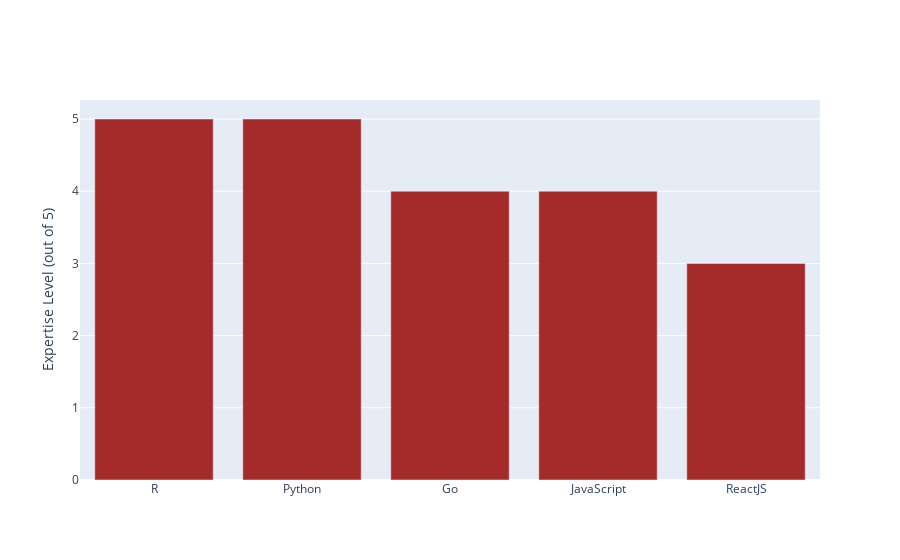

Notebook code cell kept with this figure:
### Code cell
types = 'Programming Language'
fig = go.Figure()
fig.add_trace(bar_lev)
fig.update_layout({'yaxis': {'title': 'Expertise Level (out of 5)'}}, barmode='group')
fig.show()

### Figure 1 — Plotly figure (JSON) as saved in the notebook; plotly's stock layout.template omitted (floating-point values rounded to 4 significant figures)
{"data": [{"customdata": [["2018-01-01T00:00:00", "2024-06-29T03:09:17.280000", "Programming Language", "University of Brawijaya, Bogor Agricultural (IPB) University"], ["2019-01-01T00:00:00", "2024-06-29T03:09:17.280000", "Programming Language", "University of Brawijaya, Bogor Agricultural (IPB) University"], ["2021-11-01T00:00:00", "2022-03-01T00:00:00", "Programming Language", "Sinarmas Mining"], ["2021-11-02T00:00:00", "2022-03-02T00:00:00", "Programming Language", "Sinarmas Mining"], ["2021-11-03T00:00:00", "2022-03-03T00:00:00", "Programming Language", "Sinarmas Mining"]], "hovertemplate": "<b>%{customdata[2]}: </b> %{x} with expertise %{y} out of 5<br><b>First Usage:</b>:%{customdata[0]}<br><b>Association:</b>%{customdata[3]}", "marker": {"color": "brown"}, "name": "Level", "offsetgroup": "1", "type": "bar", "x": ["R", "Python", "Go", "JavaScript", "ReactJS"], "y": [5, 5, 4, 4, 3, 4, 4, 4, 4, 5, 1, 2, 1, 3, 3, 4, 4, 4, 4, 4, 4, 4, 4, 4, 4, 5, 4, 4, 5, 4, 5, 5, 4], "yaxis": "y"}], "layout": {"barmode": "group", "yaxis": {"title": {"text": "Expertise Level (out of 5)"}}}}
